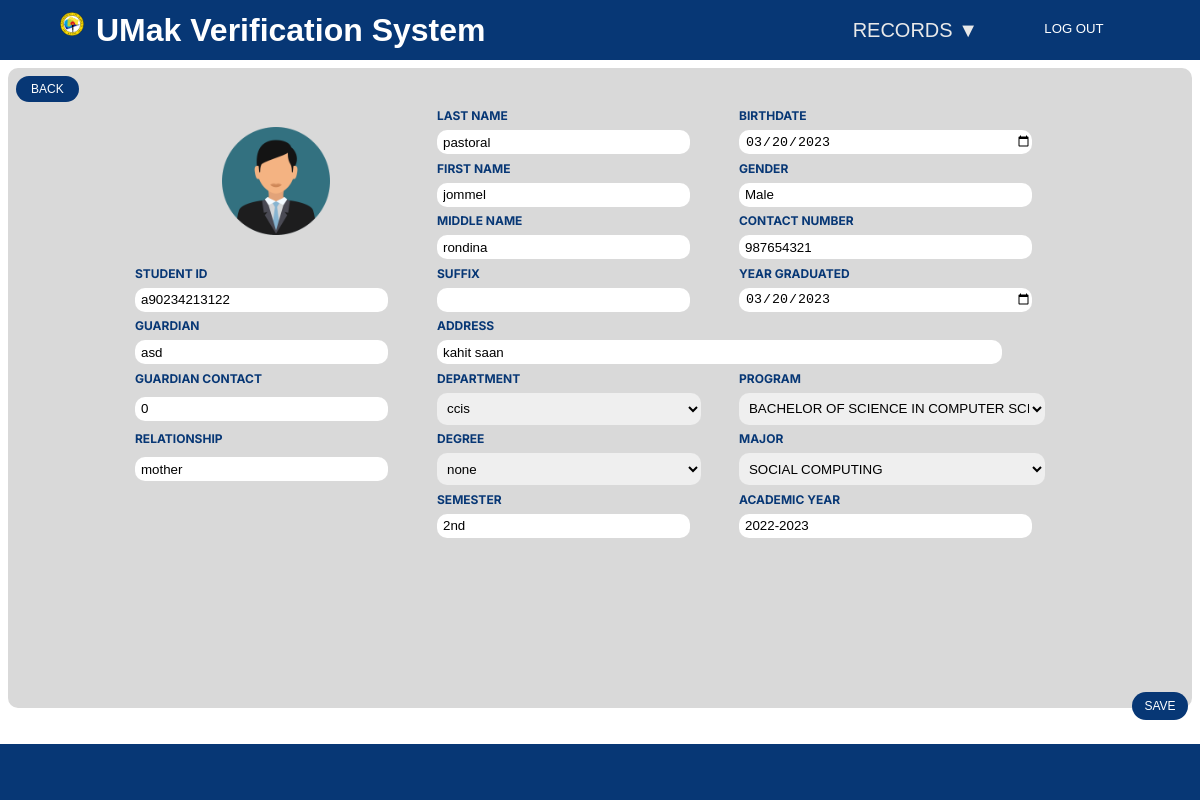
Page /editStudentInfo.php on the committed database.
### tables this page shows
CREATE TABLE `student_data` (
  `id` int(250) NOT NULL,
  `student_id` varchar(20) NOT NULL,
  `student_lname` varchar(50) NOT NULL,
  `student_fname` varchar(50) NOT NULL,
  `student_mname` varchar(50) NOT NULL,
  `student_suffix` varchar(5) NOT NULL,
  `student_birthday` date NOT NULL,
  `student_address` varchar(250) NOT NULL,
  `student_contact` int(15) NOT NULL,
  `student_gender` varchar(11) NOT NULL,
  `date_graduated` date NOT NULL,
  `department` varchar(100) NOT NULL,
  `program` varchar(100) NOT NULL,
  `degree` varchar(250) NOT NULL,
  `semester` varchar(20) NOT NULL,
  `academic_year` varchar(11) NOT NULL,
  `major` varchar(50) NOT NULL,
  `guardian_name` varchar(50) NOT NULL,
  `guardian_contact` int(15) NOT NULL,
  `guardian_relationship` varchar(40) NOT NULL
);

### editStudentInfo.php (the view, shortened to what this page needs)
<?php
include 'condb.php';
$validator = mysqli_query($conn, "SELECT * FROM validator") or die('query failed');
$row1 = $validator->fetch_assoc();
$student_id = $row1['validator'];
$select = mysqli_query($conn, "SELECT * FROM student_data WHERE id = '$student_id' ") or die('query failed');
if(mysqli_num_rows($select) > 0){
			while($row = mysqli_fetch_assoc($select)){
                $studentid = $row['student_id'];
                $lname = $row['student_lname'];
                $fname = $row['student_fname'];
                $mname = $row['student_mname'];
                $suffix = $row['student_suffix'];
                $birthday = $row['student_birthday'];
                $contact = $row['student_contact'];
                $address = $row['student_address'];
                $gender = $row['student_gender'];
                $dgrad = $row['date_graduated'];
                $department = $row['department'];
                $program = $row['program'];
                $degree = $row['degree'];
                $major = $row['major'];
                $semester = $row['semester'];
                $acadyear = $row['academic_year'];
                $gname = $row['guardian_name'];
                $gcontact = $row['guardian_contact'];
                $relationship = $row['guardian_relationship'];
              }
}
?>
<!DOCTYPE html>
<html>
  <head>
    <link rel="stylesheet" href="EditStudentInfo.css" />
  </head>
  <body>
    <div class="menu-bar">
      <div class="logoText">
        <img src="img/UMakLogo.png" alt="" class="umakLogo">
        <h1 class="logo">UMak Verification System</span></h1>
      </div>
      <ul>
        <li>
          <a href="records.php">RECORDS ▼</a>
        </li>
        <li>
          <form action="index.php" method="post">
            <button type="submit" name="logout" class="logout">LOG OUT</button>
          </form>
        </li>
      </ul>
    </div>
    <div class="container">
      <a href="studentInfo.php"><button class="back">BACK</button></a>
      <form action="" method="post" enctype="multipart/form-data">
      <table>
        <tr>
          <td rowspan="7" class="icon2">
            <img src="img/userpic.png" class="usericon" />
          </td>
        </tr>
        <tr>
          <td><b> LAST NAME </b></td>
          <td><b> BIRTHDATE </b></td>
        </tr>
        <tr>
          <td><input type="text" name="update_lastname" value="<?php echo $lname;?>"></td>
          <td><input type="date" name="update_birthdate" value="<?php echo $birthday;?>"></td>
        </tr>
        <tr>
          <td><b> FIRST NAME </b></td>
          <td><b> GENDER </b></td>
        </tr>
        <tr>
          <td><input type="text" name="update_firstname" value="<?php echo $fname;?>"></td>
          <td><input type="text" name="update_gender" value="<?php echo $gender;?>"></td>
        </tr>
        <tr>
          <td><b> MIDDLE NAME </b></td>
          <td><b> CONTACT NUMBER </b></td>
        </tr>
        <tr>
          <td><input type="text" name="update_middlename" value="<?php echo $mname;?>"></td>
          <td><input type="text" name="update_contact" value="<?php echo $contact;?>"></td>
        </tr>
        <tr>
          <td><b> STUDENT ID </b></td>
          <td><b> SUFFIX </b></td>
          <td><b> YEAR GRADUATED </b></td>
        </tr>
        <tr>
          <td><input type="text" name="update_studentid" value="<?php echo $studentid;?>"></td>
          <td><input type="text" name="update_suffix" value="<?php echo $suffix;?>"></td>
          <td><input type="date" name="update_yeargraduated" value="<?php echo $dgrad;?>"></td>
        </tr>
        <tr>
          <td><b> GUARDIAN </b></td>
          <td><b> ADDRESS </b></td>
          <td></td>
        </tr>
        <tr>
          <td><input type="text" name="update_guardian" value="<?php echo $gname;?>"></td>
          <td colspan="2"><input type="text" name="update_address" value="<?php echo $address;?>"></td>
        </tr>
        <tr>
          <td><b> GUARDIAN CONTACT </b></td>
          <td><b> DEPARTMENT </b></td>
          <td><b> PROGRAM </b></td>
        </tr>
        <tr>
          <td><input type="text" name="update_guardiancontact" value="<?php echo $gcontact;?>"></td>
          <td>
            <select id="department" name="update_department" >
            <option value="<?php echo $department;?>"><?php echo $department;?></option>
          </select></td></td>
          <td>
            <select id="program" name="update_program" >
              <option value="<?php echo $program;?>"><?php echo $program;?></option>
            </select></td>
        </tr>
        <tr>
          <td><b> RELATIONSHIP </b></td>
          <td><b> DEGREE </b></td>
          <td><b> MAJOR </b></td>
        </tr>
        <tr>
          <td><input type="text" name="update_relationship" value="<?php echo $relationship;?>"></td>
          <td>
            <select name="update_degree" id="degree" value="<?php echo $degree;?>" >
            <option value="none" value="<?php echo $degree;?>"><?php echo $degree;?></option>
          </select></td>
          <td>
            <select id="major" name="update_major">
              <option value="<?php echo $major;?>"><?php echo $major;?></option>
            </select></td>
        </tr>
        <tr>
          <td rowspan="2"></td>
          <td><b> SEMESTER </b></td>
          <td><b> ACADEMIC YEAR </b></td>
        </tr>
        <tr>
          <td><input type="text" name="update_semester" value="<?php echo $semester;?>"></td>
          <td><input type="text" name="update_academicyear" value="<?php echo $acadyear;?>"></td>
        </tr>
      </table>
      <input type="submit" name="update_profile" value="SAVE">
      </form>
    <footer></footer>
  </body>
</html>

### editStudentInfo.css (style rules this page uses)
:root { --color-primary: #0073ff; --color-white: #e9e9e9; --color-black: #141d28; --color-black-1: #212b38; }
* { margin: 0; padding: 0; box-sizing: border-box; }
body { font-family: sans-serif; }
h1 { color: white; }
.logoText { display: flex; }
.umakLogo { height: 2vw; margin-right: 1vw; }
.menu-bar { background-color: #073775; height: 60px; width: 100%; display: flex; justify-content: space-between; align-items: center; padding: 0 5%; position: relative; }
.menu-bar ul { list-style: none; display: flex; }
.menu-bar ul li { padding: 10px 30px; position: relative; }
.menu-bar ul li a { font-size: 20px; color: var(--color-white); text-decoration: none; transition: all 0.3s; }
.menu-bar li .logout { background-color: rgba(0, 0, 0, 0); font-size: 1.1vw; width: 6vw; color: white; border: none; cursor: pointer; }
.container { width: auto; height: 80vh; background: #d9d9d9; border-radius: 10px; margin: 0.5em; padding: 0.5em; }
.icon2 { width: 15vw; text-align: center; }
.usericon { width: 9vw; }
table { margin-left: auto; margin-right: auto; font-size: 1vw; color: #073775; font-family: "Inter"; }
td { padding: 0.25% 1%; min-width: 25vw; border-radius: 10px; }
input[type="text"] { width: 90%; height: 3vh; border-radius: 10px; border: none; padding-left: 0.5vw; }
input[type="date"] { width: 90%; height: 3vh; border-radius: 10px; border: none; padding-left: 0.5vw; }
select { width: 94%; height: 4vh; border-radius: 10px; border: none; padding-left: 0.5vw; }
.back { background-color: #073775; color: white; padding: 6px 15px; border-radius: 25px; font-size: 1vw; border: none; cursor: pointer; }
input[type="submit"] { position: absolute; bottom: 10%; right: 1vw; background-color: #073775; width: 7vh; height: 3.5vh; color: white; border-radius: 15px; transition: all 0.3s ease-out; font-size: 1vw; border: none; cursor: pointer; }
footer { position: fixed; left: 0; bottom: 0; height: 7%; width: 100%; background-color: #073775; }

### rows in the picture
student_data: update_lastname "pastoral", update_birthdate "03/20/2023", update_firstname "jommel", update_gender "Male", update_middlename "rondina", update_contact "987654321", update_studentid "a90234213122", update_yeargraduated "03/20/2023", update_guardian "asd", update_address "kahit saan", update_guardiancontact "0", update_department "ccis", update_program "BACHELOR OF SCIENCE IN COMPUTER SCIENCE", update_relationship "mother", update_degree "none", update_major "SOCIAL COMPUTING", update_semester "2nd", update_academicyear "2022-2023"
